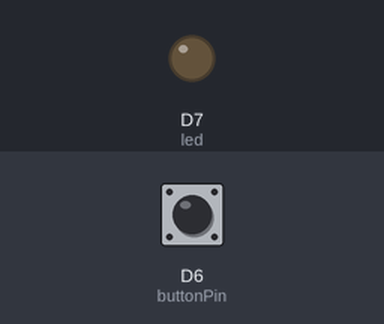
Simulated run of this sketch. Board: Particle Photon. On the bench: output pins drawn as LEDs (lit = HIGH). Dashed ring = blinking. The test bench sets the inputs (shaded band); at power-on: D6 (buttonPin) LOW.

Above: at 2.8 s.
2.9 s: D6 (buttonPin) pulled HIGH for 3.2 s
At 3.8 s:
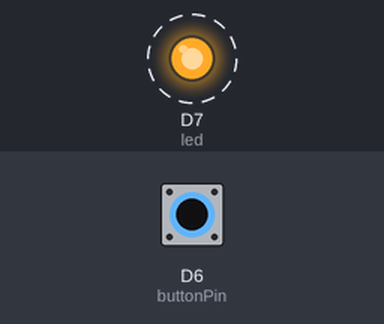
Timing chart, 0 to 7.6 s (numbered marks = the images above; inputs shaded):
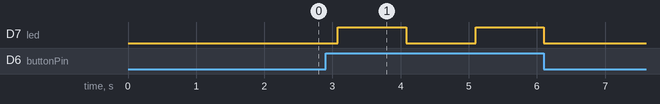

Measured:
- after the input at 2.9 s, D7 (led): alternates HIGH for 1.0 s and LOW for 1.0 s, 4 changes in all, then stays LOW, starting after 0.18 s

The sketch:

button.ino
```cpp
int led = D7;
int buttonPin = D6;

void setup() {
  pinMode(buttonPin, INPUT);
  pinMode(led, OUTPUT);
}

void loop() {
  int buttonState = digitalRead(buttonPin);
  digitalWrite(led,LOW);
  if (buttonState == HIGH) {
    Particle.publish("buttonPressed"); // display "buttonPressed"
    digitalWrite(led,HIGH); // turns LED on
    delay(1000); // turns on for 1000 mili seconds = 1 second
    digitalWrite(led,LOW);  // turns LED off
    delay(1000); // wait 1 second
  }
  if (buttonState == LOW) {
    Particle.publish("buttonNotPressed"); //
    delay(1000);
  }
}
```
